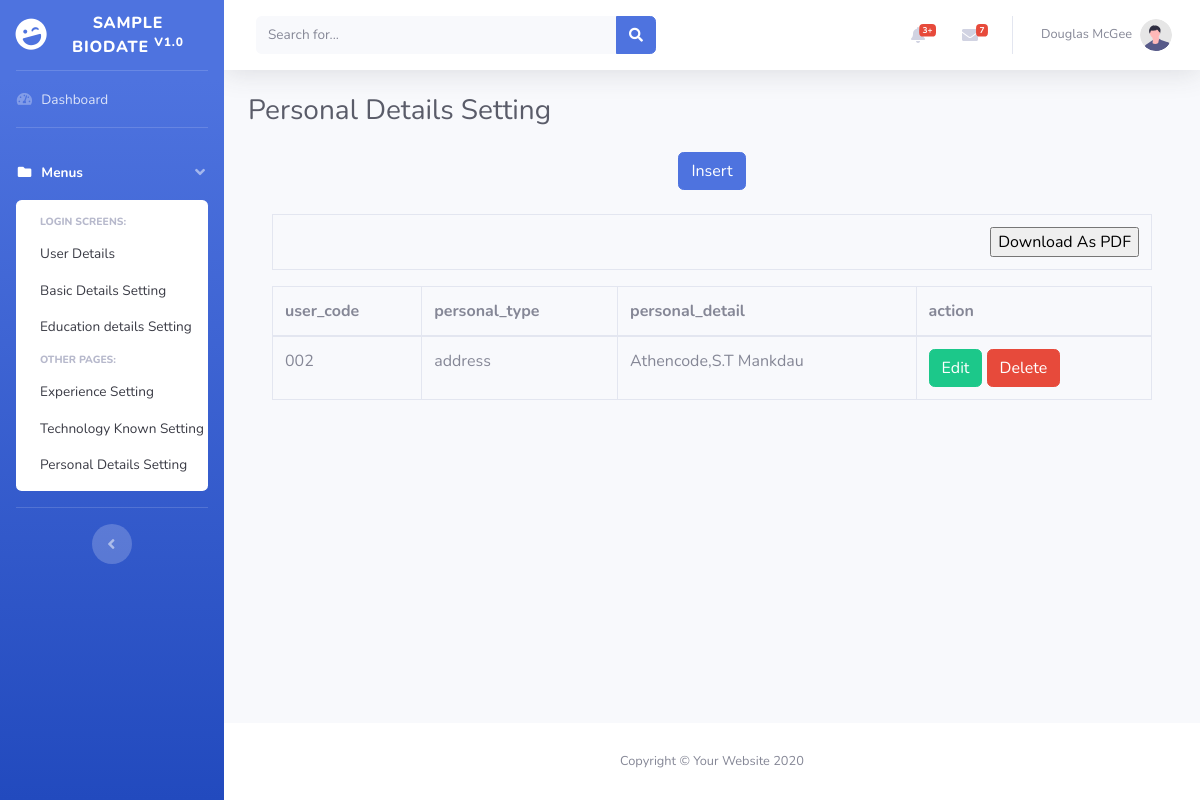
Page /personal_details.php on the committed database.
### tables this page shows
CREATE TABLE `personal_details` (
  `id` int(10) NOT NULL,
  `user_code` varchar(10) NOT NULL,
  `personal_type` varchar(400) NOT NULL,
  `personal_detail` varchar(500) NOT NULL
);

### personal_details.php (the view, shortened to what this page needs)
<?php
include('config.php');
include('header.php');
$action = "";
?>
 <h1 class="h3 mb-4 text-gray-800">Personal Details Setting</h1>
<div class="container">
  <?php if($action == 'edit' or $action == 'add' ){
          $id = $_REQUEST['id'];
		  $query ="select * from personal_details where id='$id'";
      $result = mysqli_query($conn, $query);
          $data = mysqli_fetch_assoc($result)
  ?>
  <form method="post" >
  <table class="table table-striped table-bordered table-hover">
  <tr>
  <td align="right"><b>user_code</b></td>
  <td>
   <input type="text" name="user_code" id="user_code" class="form-control" value="<?php if($action=="edit"){ echo $data['user_code'];}else {echo "";} ?>" placeholder="Name" required="required" autofocus="autofocus">
  </td>
  </tr>
  <tr>
  <td align="right"><b>personal_type</b></td>
  <td>
  <input type="text" name="personal_type" class="form-control" value="<?php if($action=="edit"){echo $data['personal_type'];}else{echo "";} ?>"  required="required">
  </td>
  </tr>
  <tr>
  <td align="right"><b> personal_detail<b></td>
  <td>
   <input type="text" name="personal_detail" class="form-control" value="<?php if($action=="edit"){ echo $data['personal_detail'];} else { echo "";} ?>" required="required">
   </td>
  </tr>
  <tr>
  <td colspan="2" align="center">
  <?php
  if($action=="edit")
  {
  ?>
  <button type="submit" class="btn btn-success" name="edit" >Save</button>
  <?php
  }
  else
  {
	?>
    <button type="submit" class="btn btn-success" name="save" >Save</button>
    <?php
  }
  ?>
  </td>
  </tr>
  </table>
  </form>
  <?php }else{ ?>
		  <center><a href="personal_details.php?action=add&id=0" class="btn btn-primary">Insert</a></center>
		  <br />
          <table  id="example2" class="table table-bordered table-hover">
          <tr>
           <td colspan="6" align="right">
            <input type="button" id="btnExport" value="Download As PDF" />
          </td>
          </tr>
          </table>
		  <table  id="example1" class="table table-bordered table-hover">
			<thead>
			  <tr>
			<th>user_code</th>
			<th>personal_type</th>
			<th>personal_detail</th>
			<th>action</th>
			  </tr>
			</thead>
			<tbody>
			<?php
		$query  = "select * from personal_details order by id desc";
$result = mysqli_query($conn,$query);
  while($data = mysqli_fetch_assoc($result))
		{
			?>
			  <tr>
			  <td><?php echo $data["user_code"]; ?></td>
			<td><?php echo $data["personal_type"]; ?></td>
			<td><?php echo $data["personal_detail"]; ?></td>
			<td>
			<a href="personal_details.php?action=edit&id=<?php echo $data["id"]; ?>" class="btn btn-success">Edit</a>
			<a href="personal_details.php?action=delete&id=<?php echo $data["id"]; ?>" class="btn btn-danger" onClick="return confirm('are you soure want to delete this')" >Delete</a>
			</td>
			  </tr>
			  <?php
		}
		?>
			</tbody>
		  </table>
  <?php } ?>
</div>
<?php
include('footer.php');
?>

### rows in the picture
personal_details: user_code "002", personal_type "address", personal_detail "Athencode,S.T Mankdau"
